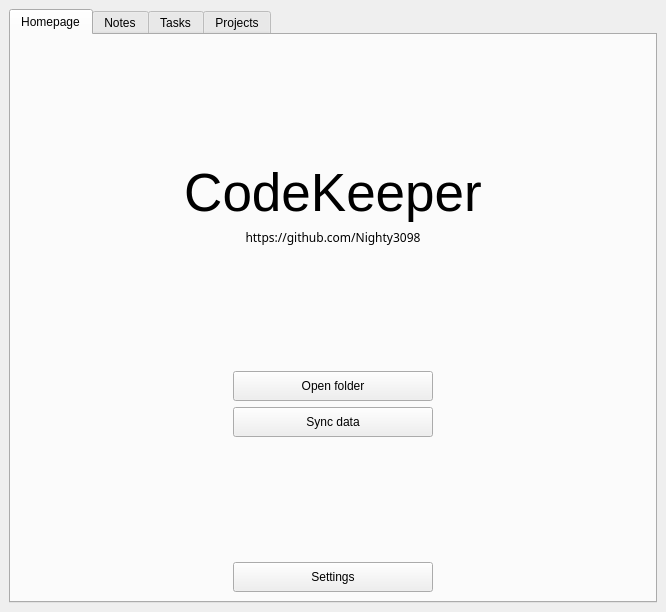
<?xml version="1.0" encoding="UTF-8"?>
<ui version="4.0">
 <class>MainWindow</class>
 <widget class="QMainWindow" name="MainWindow">
  <property name="geometry">
   <rect>
    <x>0</x>
    <y>0</y>
    <width>666</width>
    <height>612</height>
   </rect>
  </property>
  <property name="minimumSize">
   <size>
    <width>400</width>
    <height>300</height>
   </size>
  </property>
  <property name="windowTitle">
   <string>CodeKeeper</string>
  </property>
  <property name="windowIcon">
   <iconset theme="applications-development">
    <normaloff>.</normaloff>.</iconset>
  </property>
  <property name="styleSheet">
   <string notr="true">QTabWidget::tab-bar { alignment: center; }</string>
  </property>
  <widget class="QWidget" name="centralwidget">
   <layout class="QHBoxLayout" name="horizontalLayout">
    <item>
     <widget class="QTabWidget" name="tabs">
      <property name="currentIndex">
       <number>0</number>
      </property>
      <widget class="QWidget" name="homeTab">
       <attribute name="title">
        <string>Homepage</string>
       </attribute>
       <layout class="QVBoxLayout" name="verticalLayout">
        <item>
         <spacer name="verticalSpacer">
          <property name="orientation">
           <enum>Qt::Vertical</enum>
          </property>
          <property name="sizeHint" stdset="0">
           <size>
            <width>20</width>
            <height>40</height>
           </size>
          </property>
         </spacer>
        </item>
        <item>
         <widget class="QLabel" name="title">
          <property name="font">
           <font>
            <pointsize>40</pointsize>
           </font>
          </property>
          <property name="text">
           <string>CodeKeeper</string>
          </property>
          <property name="alignment">
           <set>Qt::AlignCenter</set>
          </property>
         </widget>
        </item>
        <item>
         <widget class="QLabel" name="label">
          <property name="font">
           <font>
            <family>Myanmar Text</family>
           </font>
          </property>
          <property name="text">
           <string>https://github.com/Nighty3098</string>
          </property>
          <property name="alignment">
           <set>Qt::AlignCenter</set>
          </property>
         </widget>
        </item>
        <item>
         <spacer name="verticalSpacer_4">
          <property name="orientation">
           <enum>Qt::Vertical</enum>
          </property>
          <property name="sizeHint" stdset="0">
           <size>
            <width>20</width>
            <height>40</height>
           </size>
          </property>
         </spacer>
        </item>
        <item>
         <layout class="QHBoxLayout" name="horizontalLayout_4">
          <item>
           <widget class="QPushButton" name="pushButton">
            <property name="minimumSize">
             <size>
              <width>200</width>
              <height>30</height>
             </size>
            </property>
            <property name="maximumSize">
             <size>
              <width>200</width>
              <height>30</height>
             </size>
            </property>
            <property name="text">
             <string>Open folder</string>
            </property>
           </widget>
          </item>
         </layout>
        </item>
        <item>
         <layout class="QHBoxLayout" name="syncL">
          <item>
           <widget class="QPushButton" name="syncBtn">
            <property name="minimumSize">
             <size>
              <width>200</width>
              <height>30</height>
             </size>
            </property>
            <property name="maximumSize">
             <size>
              <width>200</width>
              <height>30</height>
             </size>
            </property>
            <property name="text">
             <string>Sync data</string>
            </property>
           </widget>
          </item>
         </layout>
        </item>
        <item>
         <spacer name="verticalSpacer_2">
          <property name="orientation">
           <enum>Qt::Vertical</enum>
          </property>
          <property name="sizeHint" stdset="0">
           <size>
            <width>20</width>
            <height>40</height>
           </size>
          </property>
         </spacer>
        </item>
        <item>
         <layout class="QHBoxLayout" name="settingsL">
          <item>
           <widget class="QPushButton" name="settingsBtn">
            <property name="minimumSize">
             <size>
              <width>200</width>
              <height>30</height>
             </size>
            </property>
            <property name="maximumSize">
             <size>
              <width>200</width>
              <height>30</height>
             </size>
            </property>
            <property name="text">
             <string>Settings</string>
            </property>
           </widget>
          </item>
         </layout>
        </item>
       </layout>
      </widget>
      <widget class="QWidget" name="notesTab">
       <attribute name="title">
        <string>Notes</string>
       </attribute>
       <layout class="QHBoxLayout" name="horizontalLayout_2">
        <property name="spacing">
         <number>6</number>
        </property>
        <item>
         <layout class="QVBoxLayout" name="noteL2">
          <item>
           <layout class="QHBoxLayout" name="noteL">
            <item>
             <widget class="QTreeWidget" name="notesTree">
              <property name="minimumSize">
               <size>
                <width>100</width>
                <height>0</height>
               </size>
              </property>
              <property name="maximumSize">
               <size>
                <width>150</width>
                <height>16777215</height>
               </size>
              </property>
              <column>
               <property name="text">
                <string>Notes</string>
               </property>
              </column>
              <item>
               <property name="text">
                <string>Dev</string>
               </property>
               <item>
                <property name="text">
                 <string>ООП</string>
                </property>
               </item>
               <item>
                <property name="text">
                 <string>Qt c++</string>
                </property>
               </item>
              </item>
              <item>
               <property name="text">
                <string>School</string>
               </property>
               <item>
                <property name="text">
                 <string>math</string>
                </property>
               </item>
              </item>
             </widget>
            </item>
            <item>
             <widget class="QPlainTextEdit" name="plainTextEdit"/>
            </item>
           </layout>
          </item>
         </layout>
        </item>
       </layout>
      </widget>
      <widget class="QWidget" name="tasksTab">
       <attribute name="title">
        <string>Tasks</string>
       </attribute>
       <layout class="QHBoxLayout" name="horizontalLayout_3">
        <item>
         <layout class="QVBoxLayout" name="incompleteTasks">
          <item>
           <widget class="QLabel" name="title_1">
            <property name="minimumSize">
             <size>
              <width>0</width>
              <height>20</height>
             </size>
            </property>
            <property name="text">
             <string>Incomplete tasks</string>
            </property>
            <property name="alignment">
             <set>Qt::AlignCenter</set>
            </property>
           </widget>
          </item>
          <item>
           <widget class="QListWidget" name="incompleteList"/>
          </item>
         </layout>
        </item>
        <item>
         <layout class="QVBoxLayout" name="inprocessTasks">
          <item>
           <widget class="QLabel" name="title_2">
            <property name="minimumSize">
             <size>
              <width>0</width>
              <height>20</height>
             </size>
            </property>
            <property name="text">
             <string>Inprocess Tasks</string>
            </property>
            <property name="alignment">
             <set>Qt::AlignCenter</set>
            </property>
           </widget>
          </item>
          <item>
           <widget class="QListWidget" name="inprocessList"/>
          </item>
         </layout>
        </item>
        <item>
         <layout class="QVBoxLayout" name="completeTasks">
          <item>
           <widget class="QLabel" name="title_3">
            <property name="minimumSize">
             <size>
              <width>0</width>
              <height>20</height>
             </size>
            </property>
            <property name="maximumSize">
             <size>
              <width>16777215</width>
              <height>50</height>
             </size>
            </property>
            <property name="text">
             <string>Complete Tasks</string>
            </property>
            <property name="alignment">
             <set>Qt::AlignCenter</set>
            </property>
           </widget>
          </item>
          <item>
           <widget class="QListWidget" name="completeList"/>
          </item>
         </layout>
        </item>
       </layout>
      </widget>
      <widget class="QWidget" name="projectsTab">
       <attribute name="title">
        <string>Projects</string>
       </attribute>
      </widget>
     </widget>
    </item>
   </layout>
  </widget>
 </widget>
 <resources/>
 <connections/>
</ui>
